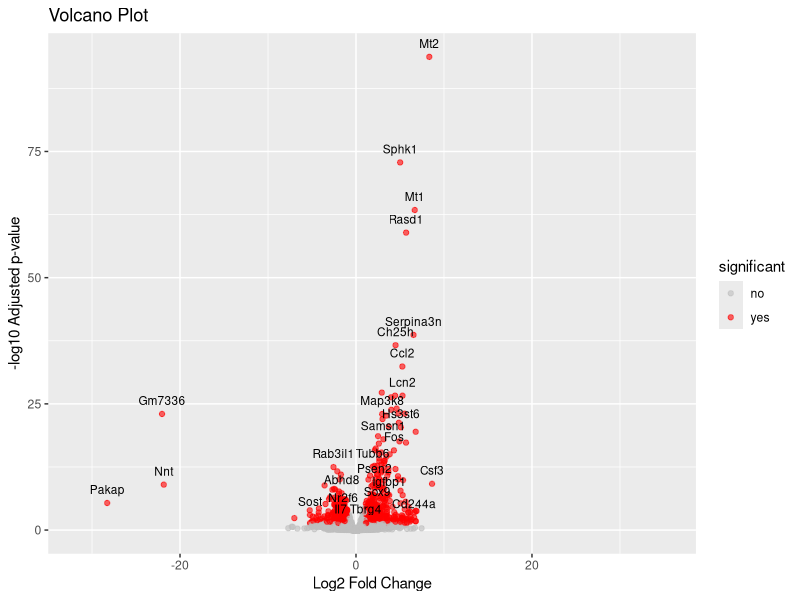
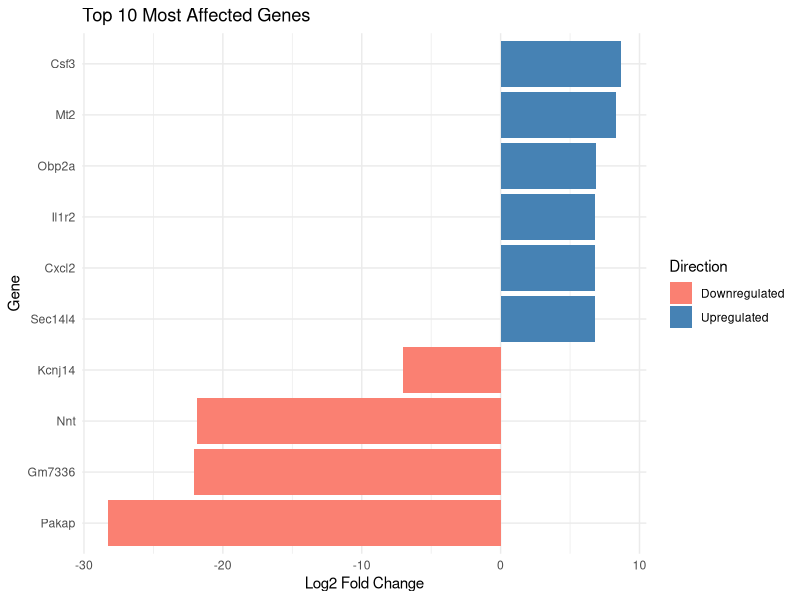

Recreate these plots in R, in order.
## ---- chunk 1
#| message: false
#| error: false
#| warning: false

library(dplyr)
library(ggplot2)
library(tidyverse)

df <- read.table("FSIvsControlBead.csv", sep = ',')
## ---- chunk 2
df <- read.csv("FSIvsControlBead.csv", header = TRUE, check.names = TRUE)

colnames(df)

names(df)[names(df) == "B_FSI_vs_Ctrl_padj"] <- "padj"

names(df)[names(df) == "B_FSI_vs_Ctrl_log2FoldChange"] <- "FC"

print(names(df))

## ---- chunk 3
fc_threshold <- 1
padj_threshold <- 0.05

padj <- padj_threshold
FC <- fc_threshold

## ---- chunk 4
sig_genes <- df |> 
  filter(!is.na(padj)) |> 
  filter(padj < padj_threshold & abs(FC) > fc_threshold)

df <-df |>
mutate(significant = ifelse(!is.na(padj) & padj < padj_threshold & abs (FC) > fc_threshold, "yes", "no"))

## ---- chunk 5
#| message: false
#| error: false
#| warning: false

ggplot(df, aes(x = FC, y = -log10(padj), label = symbol)) +
  geom_point(aes(color = significant), alpha = 0.6) + # Move color here
  scale_color_manual(values = c("yes" = "red", "no" = "gray")) +
  labs(
    title = "Volcano Plot",
    x = "Log2 Fold Change",
    y = "-log10 Adjusted p-value"
  ) +
  geom_text(
    data = subset(df, significant == "yes"),
    vjust = -1,
    size = 3,
    check_overlap = TRUE
  )

## ---- chunk 6
top_genes <- sig_genes %>%
arrange(desc(abs(FC))) %>%
slice(1:10)

top_genes

ggplot(top_genes, aes(x = reorder(symbol, FC), y = FC, fill = FC > 0)) + 
  geom_col() + 
  coord_flip() + 
  labs(title = "Top 10 Most Affected Genes", 
       x = "Gene", 
       y = "Log2 Fold Change") + 
  scale_fill_manual(name = "Direction", 
                    values = c("TRUE" = "steelblue", "FALSE" = "salmon"), 
                    labels = c("FALSE" = "Downregulated", "TRUE" = "Upregulated")) + 
  theme_minimal()

